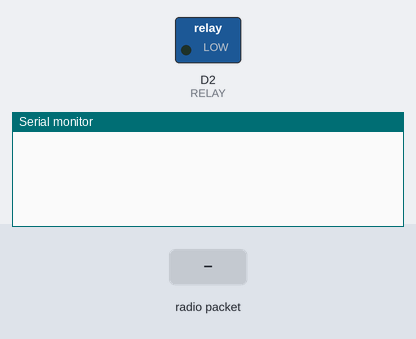
Simulated run of this sketch. Board: Arduino Zero (SAMD21). Shown: switched loads named in the sketch (green lamp = pin HIGH), the last lines printed to the serial monitor. Inputs (shaded band) come from the test bench. The local clock reads 2024-03-15 10:24:30 at power-on unless the sketch sets it; no radio packets arrive unless stated.

Above: at 2.8 s.
2.9 s: radio packet "1" arrives
At 4.2 s:
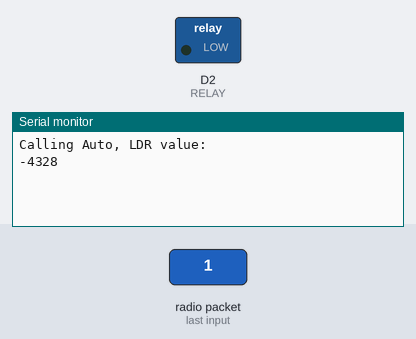
4.5 s: radio packet "a" arrives
At 6.0 s:
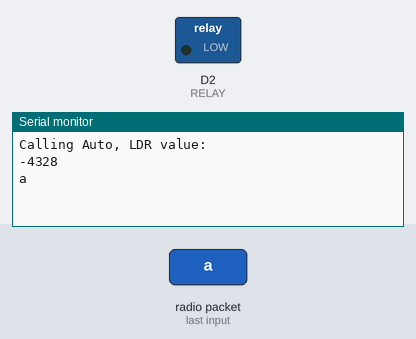
6.7 s: radio packet "m" arrives
At 7.6 s:
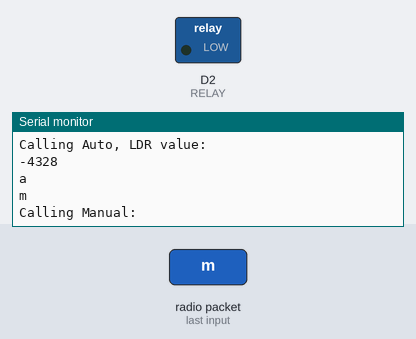

The sketch:

H_building_reciever.ino.ino
```cpp
#include <SPI.h>
#include <nRF24L01.h>
#include <RF24.h>
#include "printf.h"
#include <string.h>
#include <Wire.h>
#include "RTClib.h"

#if defined(ARDUINO_ARCH_SAMD)
// for Zero, output on USB Serial console, remove line below if using programming port to program the Zero!
#define Serial SerialUSB
#endif

RTC_DS1307 rtc;

char daysOfTheWeek[7][12] = {"Sunday", "Monday", "Tuesday", "Wednesday", "Thursday", "Friday", "Saturday"};
int lightLevel,templol=1;
int lightLevel_temp = 0;
int RELAY = 2;


const char text1[] = "auto";
const char text2[] = "manual";
int state;

RF24 radio(7, 8);

const byte rxAddr[6] = "ABCDE";

void setup()
{
  pinMode(RELAY, OUTPUT);
  //RTC setup
  //Serial.begin(9600);
  if (! rtc.begin()) {
    Serial.println("Couldn't find RTC");
    while (1);
  }
  if (! rtc.isrunning()) {
    Serial.println("RTC is NOT running!");
    // following line sets the RTC to the date & time this sketch was compiled
    //rtc.adjust(DateTime(F(__DATE__), F(__TIME__)));
    // This line sets the RTC with an explicit date & time, for example to set
    // January 21, 2014 at 3am you would call:

  }
  else
  rtc.adjust(DateTime(2018 ,3, 22, 18 , 59, 0));
  while (!Serial);
  Serial.begin(9600);
  radio.begin();
  printf_begin();
  radio.printDetails();
  radio.openReadingPipe(0, rxAddr);

  radio.startListening();

  radio.printDetails();
}


void loop()
{


  DateTime now = rtc.now();
  /*Serial.print(now.year(), DEC);
  Serial.print('/');
  Serial.print(now.month(), DEC);
  Serial.print('/');
  Serial.print(now.day(), DEC);
  Serial.print(" (");
  Serial.print(daysOfTheWeek[now.dayOfTheWeek()]);
  Serial.print(") ");
  Serial.print(now.hour(), DEC);
  Serial.print(':');
  Serial.print(now.minute(), DEC);
  Serial.print(':');
  Serial.print(now.second(), DEC);
  Serial.println();

  Serial.println();*/
  delay(1000);


  char text[32] ;
  if (radio.available())
  {
    radio.read(&text, sizeof(text));

    if(text[0]=='a')
    templol=1;
    else if (text[0]=='m')
    templol=2;
    if(text[0]!='0' and text[0]!='1')
    Serial.println(text);

  }


  /*if (strcmp(text, text1) == 0)
  {
      if (radio.available())
      {
        radio.read(&text, sizeof(text));
        Serial.println(text);

        if (text[0] == '1' or text[0] == '0')
        {
          //Serial.println("kahbf");
          lightLevel = 1000 * (text[0] - 48) + 100 * (text[1] - 48) + 10 * (text[2] - 48) + (text[3] - 48);
          automatic(lightLevel, now);
        }
      }


      //radio.write('1',1);

  }
  else if (strcmp(text, text2) == 0)
  {
    manual(text[7], text[9]);
    //radio.write('0',1);
  }*/
  if(text[0]=='1' or text[0]=='0')
  {
    if(templol==1)
    {
      lightLevel = 1000 * (text[0] - 48) + 100 * (text[1] - 48) + 10 * (text[2] - 48) + (text[3] - 48);
      automatic(lightLevel, now);
    }
    else if(templol==2)
    {
      manual(text[7], text[9]);
    }

  }
  else if(templol==2)
  manual(text[7], text[9]);


}

void automatic(int lightLevel, DateTime now)
{


  //lightLevel = analogRead(A2);
  Serial.println("Calling Auto, LDR value: ");
  Serial.println(lightLevel, DEC);
  delay(200);
  if (now.hour() >= 17 && now.hour() <= 19)
  {
    if (abs(lightLevel_temp - lightLevel) < 200)
    {
      if (lightLevel > 650)
      {

        digitalWrite(RELAY, HIGH);
        //delay(60000);
        //flag==1;

      }
      else if (lightLevel < 460)
        digitalWrite(RELAY, LOW);
    }
  }
  else if (now.hour() >= 5 && now.hour() < 7)
  {
    if (abs(lightLevel_temp - lightLevel) < 200)
    {
      if (lightLevel < 460)
      {
        digitalWrite(RELAY, LOW);
        //delay(60000);
      }
      else if (lightLevel > 640)
      {
        digitalWrite(RELAY, HIGH);
        //delay(60000);
      }
    }

  }
  else if (now.hour() > 19 || now.hour() <= 5)
  {
    digitalWrite(RELAY, HIGH);
    // delay(1000);
  }
  else
  {
    digitalWrite(RELAY, LOW);
    // delay(1000);
  }
  if (abs(lightLevel_temp - lightLevel) < 200)
    lightLevel_temp = lightLevel;
  delay(1000);


}


void manual(char a, char b)
{
  Serial.println("Calling Manual: ");
  if (a == '1')
  {
    digitalWrite(RELAY, HIGH);
  }
  else
  {
    digitalWrite(RELAY, LOW);
  }

  if (b == '1')
  {
    digitalWrite(RELAY, HIGH);
  }
  else
  {
    digitalWrite(RELAY, LOW);
  }


}
```

Measured:
- after the input at 2.9 s, the serial monitor: prints a new line after 0.11 s (image 1)
- after the input at 4.5 s, the serial monitor: prints a new line after 0.71 s (image 2)
- after the input at 6.7 s, the serial monitor: prints a new line after 0.51 s (image 3)
